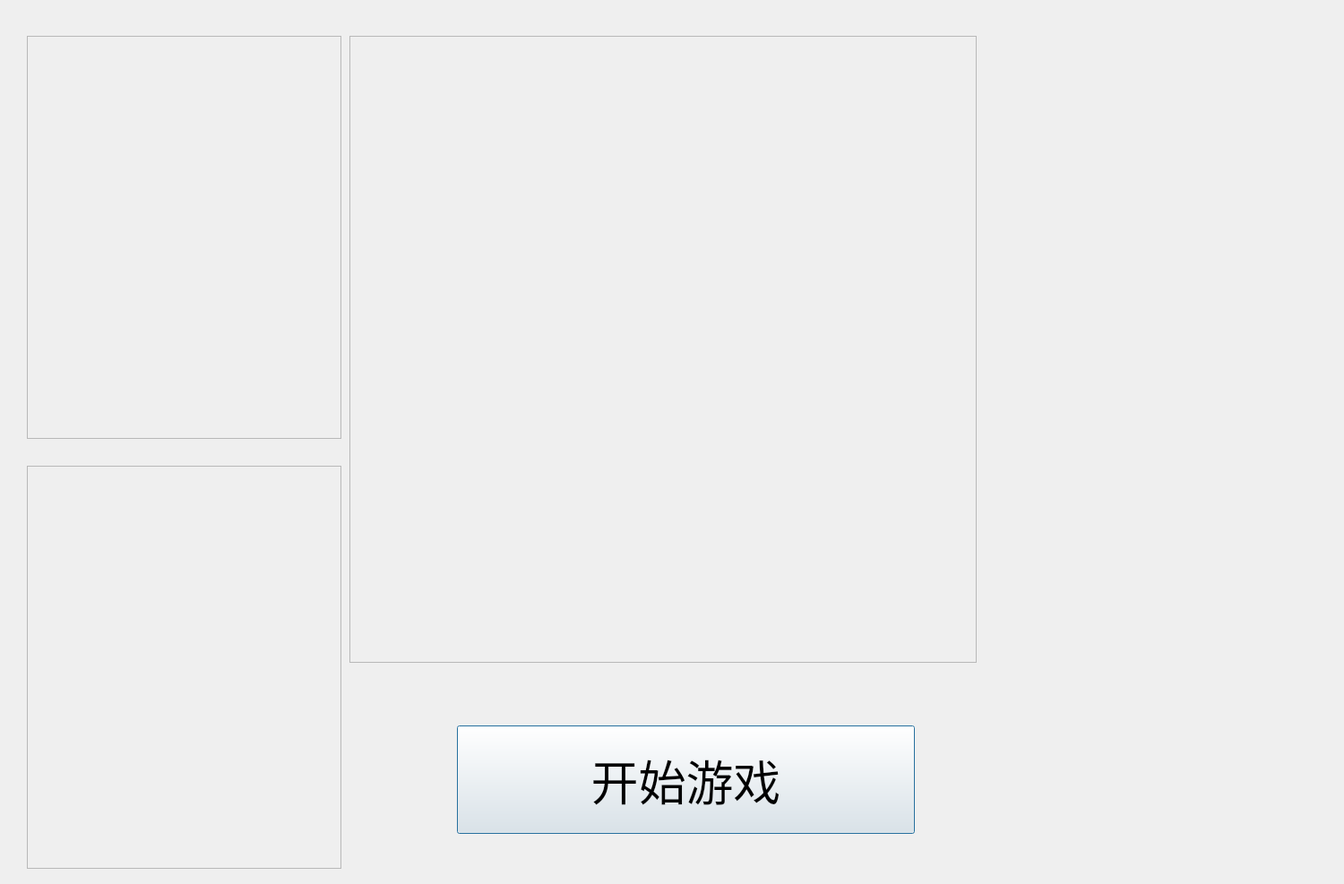
<?xml version="1.0" encoding="UTF-8"?>
<ui version="4.0">
 <class>GameDialog</class>
 <widget class="QDialog" name="GameDialog">
  <property name="geometry">
   <rect>
    <x>0</x>
    <y>0</y>
    <width>1500</width>
    <height>987</height>
   </rect>
  </property>
  <property name="windowTitle">
   <string>Dialog</string>
  </property>
  <widget class="QScrollArea" name="scrollArea">
   <property name="geometry">
    <rect>
     <x>390</x>
     <y>40</y>
     <width>700</width>
     <height>700</height>
    </rect>
   </property>
   <property name="widgetResizable">
    <bool>true</bool>
   </property>
   <widget class="QWidget" name="scrollAreaWidgetContents">
    <property name="geometry">
     <rect>
      <x>0</x>
      <y>0</y>
      <width>698</width>
      <height>698</height>
     </rect>
    </property>
    <layout class="QVBoxLayout" name="verticalLayout">
     <item>
      <widget class="QWidget" name="wdg_qipan" native="true"/>
     </item>
    </layout>
   </widget>
  </widget>
  <widget class="QScrollArea" name="scrollArea_2">
   <property name="geometry">
    <rect>
     <x>30</x>
     <y>40</y>
     <width>351</width>
     <height>450</height>
    </rect>
   </property>
   <property name="widgetResizable">
    <bool>true</bool>
   </property>
   <widget class="QWidget" name="scrollAreaWidgetContents_2">
    <property name="geometry">
     <rect>
      <x>0</x>
      <y>0</y>
      <width>349</width>
      <height>448</height>
     </rect>
    </property>
    <layout class="QVBoxLayout" name="verticalLayout_2">
     <item>
      <widget class="QWidget" name="wdg_player1" native="true"/>
     </item>
    </layout>
   </widget>
  </widget>
  <widget class="QScrollArea" name="scrollArea_3">
   <property name="geometry">
    <rect>
     <x>30</x>
     <y>520</y>
     <width>351</width>
     <height>450</height>
    </rect>
   </property>
   <property name="widgetResizable">
    <bool>true</bool>
   </property>
   <widget class="QWidget" name="scrollAreaWidgetContents_3">
    <property name="geometry">
     <rect>
      <x>0</x>
      <y>0</y>
      <width>349</width>
      <height>448</height>
     </rect>
    </property>
    <layout class="QVBoxLayout" name="verticalLayout_3">
     <item>
      <widget class="QWidget" name="wdg_player2" native="true"/>
     </item>
    </layout>
   </widget>
  </widget>
  <widget class="QPushButton" name="pb_startGame">
   <property name="geometry">
    <rect>
     <x>510</x>
     <y>810</y>
     <width>511</width>
     <height>121</height>
    </rect>
   </property>
   <property name="font">
    <font>
     <pointsize>40</pointsize>
    </font>
   </property>
   <property name="text">
    <string>开始游戏</string>
   </property>
  </widget>
 </widget>
 <resources/>
 <connections/>
</ui>
